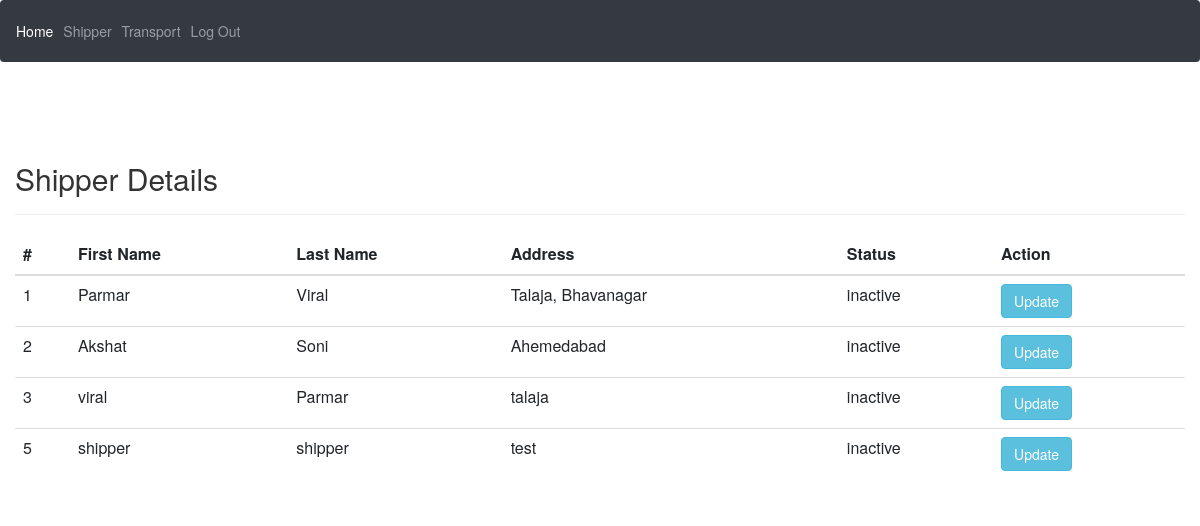
Page /Admin/shippers.php (signed in) on the earlier database version.
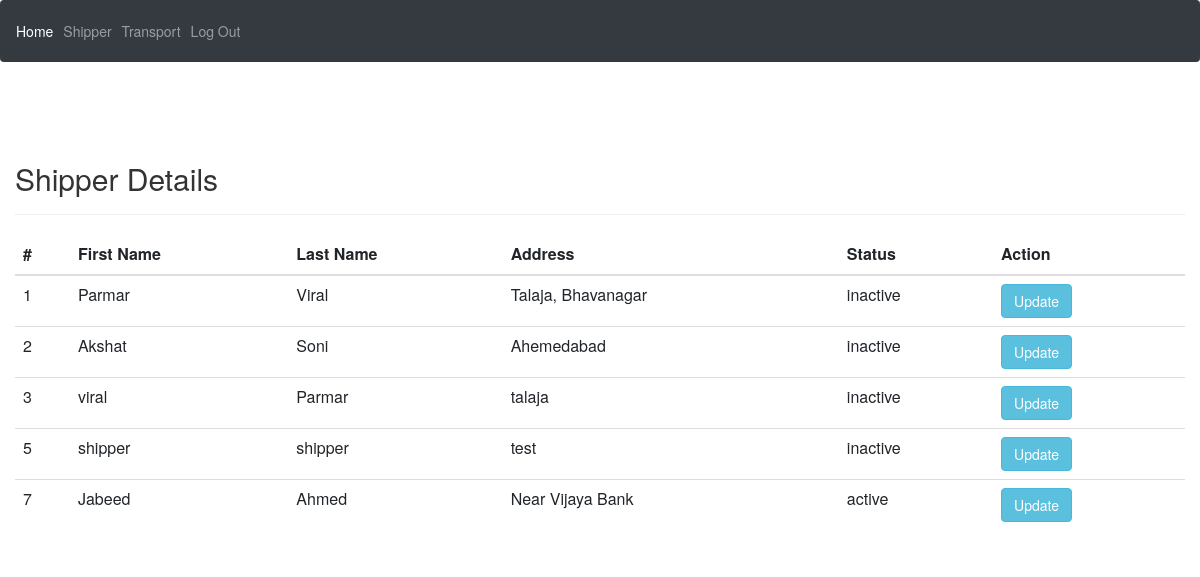
Same page on the later database version.
### tables this page shows
CREATE TABLE `user_s` (
  `S_id` int(10) NOT NULL,
  `S_fname` varchar(50) NOT NULL,
  `S_lname` varchar(50) NOT NULL,
  `S_mail` varchar(50) NOT NULL,
  `S_mnumber` bigint(30) NOT NULL,
  `S_address` varchar(200) NOT NULL,
  `S_password` varchar(200) NOT NULL,
  `S_security_question` varchar(50) NOT NULL,
  `S_security_answer` varchar(200) NOT NULL,
  `S_status` tinyint(1) NOT NULL DEFAULT 2,
  `S_active` tinyint(1) NOT NULL DEFAULT 0
);

### Admin/shippers.php (the view, shortened to what this page needs)
<?php
require('nav.php');
?>
<!DOCTYPE html>
<html lang="en" dir="ltr">
<head>
  <link rel="stylesheet" href="https://stackpath.bootstrapcdn.com/bootstrap/4.3.1/css/bootstrap.min.css">
  <link rel="stylesheet" href="https://maxcdn.bootstrapcdn.com/bootstrap/3.3.7/css/bootstrap.css">
</head>
<body>
  <div class="container-fluid" style="width: 1200px;">
    <div class="row">
        <div class="col-md-12">
        <br/>
            <div class="page-header clearfix">
                <h2 class="pull-left">Shipper Details</h2>
                <br/>
            </div>
            <?php
            require_once "../connection.php";
            $sql = "SELECT * FROM user_s";
            if($result = mysqli_query($con, $sql)){
                if(mysqli_num_rows($result) > 0){
                    echo "<table class='table'>";
                        echo "<thead>";
                            echo "<tr>";
                                echo "<th scope='col'>#</th>";
                                echo "<th scope='col'>First Name</th>";
                                echo "<th scope='col'>Last Name</th>";
                                echo "<th scope='col'>Address</th>";
                                echo "<th scope='col'>Status</th>";
                                echo "<th scope='col'>Action</th>";
                            echo "</tr>";
                        echo "</thead>";
                        echo "<tbody>";
                        while($row = mysqli_fetch_array($result)){
                            $status = $row['S_status'];
                            if($status == 1) {
                                $status = 'active';
                            } else {
                                $status = 'inactive';
                            }
                            echo "<tr>";
                                echo "<td>" . $row['S_id'] . "</td>";
                                echo "<td>" . $row['S_fname'] . "</td>";
                                echo "<td>" . $row['S_lname'] . "</td>";
                                echo "<td>" . $row['S_address'] . "</td>";
                                echo "<td>" . $status . "</td>";
                                echo "<td>";
                                    echo "<a href='update.php?id=". $row['S_id'] ."' title='Update'
                                    data-toggle='tooltip'><Button class='btn btn-info'>Update</Button></a>";
                                echo "</td>";
                            echo "</tr>";
                        }
                        echo "</tbody>";
                    echo "</table>";
                } else{
                    echo "<p class='lead'><em>No records were found.</em></p>";
                }
            } else{
                echo "ERROR: Could not able to execute $sql. " . mysqli_error($con);
            }
            ?>
        </div>
    </div>
  </div>
</body>
</html>

### Admin/nav.php (shortened to what this page needs)
<link rel="stylesheet" href="https://stackpath.bootstrapcdn.com/bootstrap/4.3.1/css/bootstrap.min.css">
<nav class="navbar navbar-expand-sm bg-dark navbar-dark">
  <ul class="navbar-nav">
    <li class="nav-item active">
      <a class="nav-link" href="home.php">Home</a>
    </li>
    <li class="nav-item">
      <a class="nav-link" href="shippers.php">Shipper</a>
    </li>
    <li class="nav-item">
      <a class="nav-link" href="carriers.php">Transport</a>
    </li>
    <li class="nav-item">
      <?php if (isset($_SESSION['mail'])){ ?>
      <a class="nav-link" href="logout.php">Log Out</a>
      <?php } ?>
    </li>
  </ul>
</nav>

Differences in the rows shown:
added user_s: S_id "7", S_fname "Jabeed", S_lname "Ahmed", S_address "Near Vijaya Bank", S_status "active"
